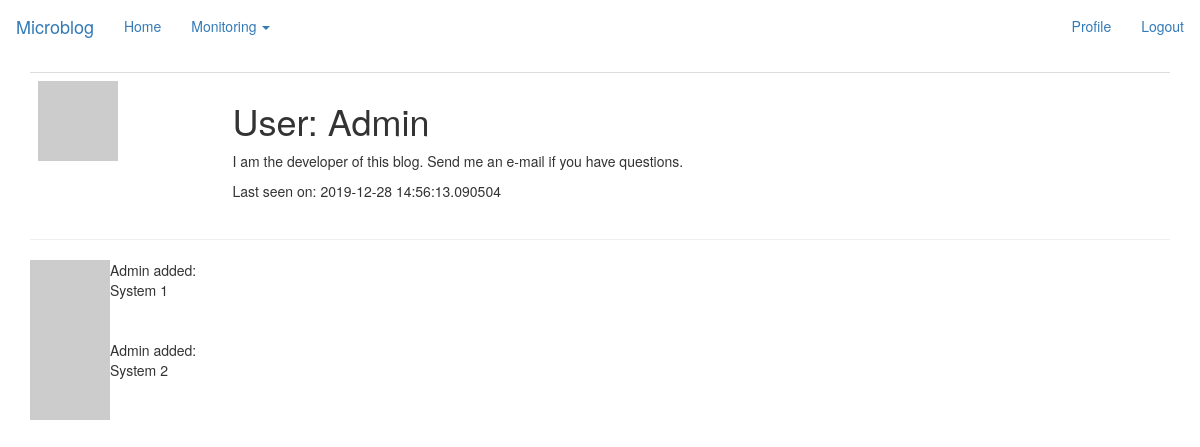
/user/Admin (signed in), run on the app's committed database.
### app/models.py (models this page shows, shortened)
class User(UserMixin, db.Model):
    id = db.Column(db.Integer, primary_key=True)
    username = db.Column(db.String(64), index=True, unique=True)
    email = db.Column(db.String(120), index=True, unique=True)
    password_hash = db.Column(db.String(128))
    posts = db.relationship('Post', backref='author', lazy='dynamic')
    about_me = db.Column(db.String(140))
    last_seen = db.Column(db.DateTime, default=datetime.utcnow)
    def avatar(self, size):
        digest = md5(self.email.lower().encode('utf-8')).hexdigest()
        return 'https://www.gravatar.com/avatar/{}?d=identicon&s={}'.format(
            digest, size)

### app/routes.py (the view)
@app.route('/user/<username>')
@login_required
def user(username):
    user = User.query.filter_by(username=username).first_or_404()
    posts = [
        {'author': user, 'body': 'System 1'},
        {'author': user, 'body': 'System 2'}
    ]
    return render_template('user.html', user=user, posts=posts)

### app/models.py (called while the page is built)
@login.user_loader
def load_user(id):
    return User.query.get(int(id))

### app/routes.py (called while the page is built)
@app.before_request
def before_request():
    if current_user.is_authenticated:
        current_user.last_seen = datetime.utcnow()
        db.session.commit()

### app/templates/user.html (shortened to what this page needs)
{% extends "base.html" %}
{% block app_content %}
    <table class="table table-hover">
        <tr valign="top">
            <td><img src="{{ user.avatar(128) }}"></td>
            <td>
                <h1>User: {{ user.username }}</h1>
                {% if user.about_me %}<p>{{ user.about_me }}</p>{% endif %}
                {% if user.last_seen %}<p>Last seen on: {{ user.last_seen }}</p>{% endif %}
            </td>
        </tr>
    </table>
    <hr>
    {% for post in posts %}
        {% include '_post.html' %}
    {% endfor %}
{% endblock %}

### app/templates/_post.html
<table>
      <tr valign="top">
          <td><img src="{{ post.author.avatar(36) }}"></td>
          <td>{{ post.author.username }} added:<br>{{ post.body }}</td>
      </tr>
  </table>

### data on the page
User: username "Admin", about_me "I am the developer of this blog. Send me an e-mail if you have questions.", last_seen "2019-12-28 14:56:13.090504", author.username "Admin" "Admin"

### other printed values
{{ post.body }} "System 1" "System 2"
